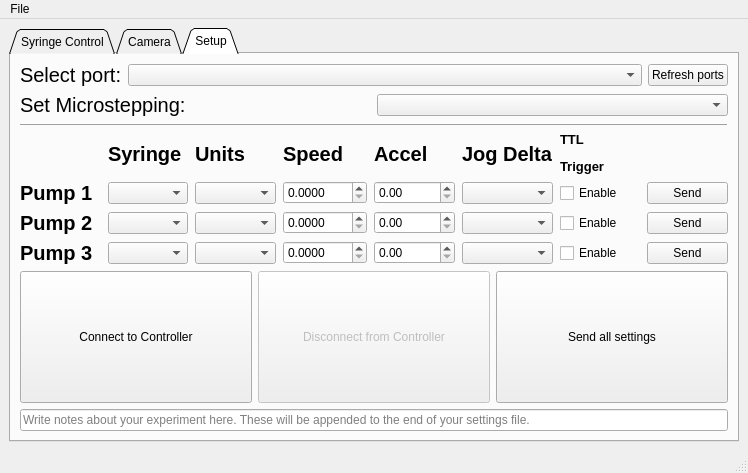
<?xml version="1.0" encoding="UTF-8"?>
<ui version="4.0">
 <class>MainWindow</class>
 <widget class="QMainWindow" name="MainWindow">
  <property name="geometry">
   <rect>
    <x>0</x>
    <y>0</y>
    <width>748</width>
    <height>473</height>
   </rect>
  </property>
  <property name="windowTitle">
   <string>Poseidon Controller</string>
  </property>
  <widget class="QWidget" name="centralwidget">
   <layout class="QVBoxLayout" name="verticalLayout">
    <item>
     <widget class="QTabWidget" name="tabWidget">
      <property name="focusPolicy">
       <enum>Qt::TabFocus</enum>
      </property>
      <property name="acceptDrops">
       <bool>false</bool>
      </property>
      <property name="tabPosition">
       <enum>QTabWidget::North</enum>
      </property>
      <property name="tabShape">
       <enum>QTabWidget::Triangular</enum>
      </property>
      <property name="currentIndex">
       <number>2</number>
      </property>
      <property name="iconSize">
       <size>
        <width>16</width>
        <height>16</height>
       </size>
      </property>
      <property name="movable">
       <bool>false</bool>
      </property>
      <widget class="QWidget" name="control">
       <attribute name="title">
        <string>Syringe Control</string>
       </attribute>
       <layout class="QHBoxLayout" name="horizontalLayout_10">
        <item>
         <layout class="QHBoxLayout" name="horizontalLayout_3">
          <item>
           <layout class="QVBoxLayout" name="verticalLayout_9">
            <item>
             <layout class="QGridLayout" name="gridLayout_6">
              <item row="0" column="2">
               <widget class="Line" name="line_4">
                <property name="frameShadow">
                 <enum>QFrame::Raised</enum>
                </property>
                <property name="lineWidth">
                 <number>3</number>
                </property>
                <property name="orientation">
                 <enum>Qt::Vertical</enum>
                </property>
               </widget>
              </item>
              <item row="0" column="0">
               <widget class="QLabel" name="label">
                <property name="font">
                 <font>
                  <pointsize>15</pointsize>
                  <weight>75</weight>
                  <bold>true</bold>
                 </font>
                </property>
                <property name="text">
                 <string/>
                </property>
                <property name="alignment">
                 <set>Qt::AlignCenter</set>
                </property>
               </widget>
              </item>
              <item row="2" column="3">
               <widget class="QLCDNumber" name="p2_incremental_DISP">
                <property name="frameShape">
                 <enum>QFrame::Panel</enum>
                </property>
                <property name="frameShadow">
                 <enum>QFrame::Sunken</enum>
                </property>
                <property name="digitCount">
                 <number>5</number>
                </property>
               </widget>
              </item>
              <item row="3" column="4">
               <widget class="QLCDNumber" name="p3_remain_DISP">
                <property name="frameShape">
                 <enum>QFrame::Panel</enum>
                </property>
                <property name="frameShadow">
                 <enum>QFrame::Sunken</enum>
                </property>
                <property name="digitCount">
                 <number>5</number>
                </property>
               </widget>
              </item>
              <item row="0" column="3">
               <layout class="QHBoxLayout" name="horizontalLayout_12">
                <item>
                 <widget class="QCheckBox" name="p2_activate_CHECKBOX">
                  <property name="sizePolicy">
                   <sizepolicy hsizetype="Maximum" vsizetype="Fixed">
                    <horstretch>0</horstretch>
                    <verstretch>0</verstretch>
                   </sizepolicy>
                  </property>
                  <property name="text">
                   <string/>
                  </property>
                 </widget>
                </item>
                <item>
                 <widget class="QLabel" name="label_6">
                  <property name="font">
                   <font>
                    <pointsize>15</pointsize>
                    <weight>75</weight>
                    <bold>true</bold>
                   </font>
                  </property>
                  <property name="text">
                   <string>Pump 2</string>
                  </property>
                  <property name="alignment">
                   <set>Qt::AlignCenter</set>
                  </property>
                 </widget>
                </item>
               </layout>
              </item>
              <item row="2" column="0">
               <widget class="QLabel" name="label_56">
                <property name="font">
                 <font>
                  <pointsize>15</pointsize>
                 </font>
                </property>
                <property name="text">
                 <string>Incremental</string>
                </property>
                <property name="alignment">
                 <set>Qt::AlignCenter</set>
                </property>
               </widget>
              </item>
              <item row="2" column="4">
               <widget class="QLCDNumber" name="p3_incremental_DISP">
                <property name="frameShape">
                 <enum>QFrame::Panel</enum>
                </property>
                <property name="frameShadow">
                 <enum>QFrame::Sunken</enum>
                </property>
                <property name="digitCount">
                 <number>5</number>
                </property>
               </widget>
              </item>
              <item row="0" column="1">
               <layout class="QHBoxLayout" name="horizontalLayout_14">
                <item>
                 <widget class="QCheckBox" name="p1_activate_CHECKBOX">
                  <property name="sizePolicy">
                   <sizepolicy hsizetype="Maximum" vsizetype="Fixed">
                    <horstretch>0</horstretch>
                    <verstretch>0</verstretch>
                   </sizepolicy>
                  </property>
                  <property name="text">
                   <string/>
                  </property>
                 </widget>
                </item>
                <item>
                 <widget class="QLabel" name="label_8">
                  <property name="font">
                   <font>
                    <pointsize>15</pointsize>
                    <weight>75</weight>
                    <bold>true</bold>
                   </font>
                  </property>
                  <property name="text">
                   <string>Pump 1</string>
                  </property>
                  <property name="alignment">
                   <set>Qt::AlignCenter</set>
                  </property>
                 </widget>
                </item>
               </layout>
              </item>
              <item row="3" column="0">
               <widget class="QLabel" name="label_57">
                <property name="font">
                 <font>
                  <pointsize>15</pointsize>
                 </font>
                </property>
                <property name="text">
                 <string>Remain</string>
                </property>
                <property name="alignment">
                 <set>Qt::AlignCenter</set>
                </property>
               </widget>
              </item>
              <item row="1" column="3">
               <widget class="QLCDNumber" name="p2_absolute_DISP">
                <property name="frameShape">
                 <enum>QFrame::Panel</enum>
                </property>
                <property name="frameShadow">
                 <enum>QFrame::Sunken</enum>
                </property>
                <property name="digitCount">
                 <number>5</number>
                </property>
               </widget>
              </item>
              <item row="3" column="1">
               <widget class="QLCDNumber" name="p1_remain_DISP">
                <property name="frameShape">
                 <enum>QFrame::Panel</enum>
                </property>
                <property name="frameShadow">
                 <enum>QFrame::Sunken</enum>
                </property>
                <property name="digitCount">
                 <number>5</number>
                </property>
               </widget>
              </item>
              <item row="2" column="1">
               <widget class="QLCDNumber" name="p1_incremental_DISP">
                <property name="frameShape">
                 <enum>QFrame::Panel</enum>
                </property>
                <property name="frameShadow">
                 <enum>QFrame::Sunken</enum>
                </property>
                <property name="digitCount">
                 <number>5</number>
                </property>
               </widget>
              </item>
              <item row="1" column="0">
               <widget class="QLabel" name="label_58">
                <property name="font">
                 <font>
                  <pointsize>15</pointsize>
                 </font>
                </property>
                <property name="text">
                 <string>Absolute</string>
                </property>
                <property name="alignment">
                 <set>Qt::AlignCenter</set>
                </property>
               </widget>
              </item>
              <item row="1" column="4">
               <widget class="QLCDNumber" name="p3_absolute_DISP">
                <property name="frameShape">
                 <enum>QFrame::Panel</enum>
                </property>
                <property name="frameShadow">
                 <enum>QFrame::Sunken</enum>
                </property>
                <property name="digitCount">
                 <number>5</number>
                </property>
               </widget>
              </item>
              <item row="3" column="3">
               <widget class="QLCDNumber" name="p2_remain_DISP">
                <property name="frameShape">
                 <enum>QFrame::Panel</enum>
                </property>
                <property name="frameShadow">
                 <enum>QFrame::Sunken</enum>
                </property>
                <property name="digitCount">
                 <number>5</number>
                </property>
               </widget>
              </item>
              <item row="0" column="4">
               <layout class="QHBoxLayout" name="horizontalLayout_13">
                <item>
                 <widget class="Line" name="line_5">
                  <property name="frameShadow">
                   <enum>QFrame::Raised</enum>
                  </property>
                  <property name="lineWidth">
                   <number>3</number>
                  </property>
                  <property name="orientation">
                   <enum>Qt::Vertical</enum>
                  </property>
                 </widget>
                </item>
                <item>
                 <widget class="QCheckBox" name="p3_activate_CHECKBOX">
                  <property name="sizePolicy">
                   <sizepolicy hsizetype="Maximum" vsizetype="Fixed">
                    <horstretch>0</horstretch>
                    <verstretch>0</verstretch>
                   </sizepolicy>
                  </property>
                  <property name="text">
                   <string/>
                  </property>
                 </widget>
                </item>
                <item>
                 <widget class="QLabel" name="label_25">
                  <property name="font">
                   <font>
                    <pointsize>15</pointsize>
                    <weight>75</weight>
                    <bold>true</bold>
                   </font>
                  </property>
                  <property name="text">
                   <string>Pump 3</string>
                  </property>
                  <property name="alignment">
                   <set>Qt::AlignCenter</set>
                  </property>
                 </widget>
                </item>
               </layout>
              </item>
              <item row="1" column="1">
               <widget class="QLCDNumber" name="p1_absolute_DISP">
                <property name="frameShape">
                 <enum>QFrame::Panel</enum>
                </property>
                <property name="frameShadow">
                 <enum>QFrame::Sunken</enum>
                </property>
                <property name="digitCount">
                 <number>4</number>
                </property>
               </widget>
              </item>
             </layout>
            </item>
            <item>
             <widget class="Line" name="line_3">
              <property name="frameShadow">
               <enum>QFrame::Raised</enum>
              </property>
              <property name="lineWidth">
               <number>2</number>
              </property>
              <property name="orientation">
               <enum>Qt::Horizontal</enum>
              </property>
             </widget>
            </item>
            <item>
             <layout class="QGridLayout" name="gridLayout_3">
              <item row="3" column="3">
               <layout class="QHBoxLayout" name="horizontalLayout_8">
                <item>
                 <layout class="QHBoxLayout" name="horizontalLayout_9">
                  <item>
                   <widget class="QDoubleSpinBox" name="p2_amount_INPUT">
                    <property name="decimals">
                     <number>3</number>
                    </property>
                    <property name="minimum">
                     <double>-99.000000000000000</double>
                    </property>
                   </widget>
                  </item>
                 </layout>
                </item>
                <item>
                 <widget class="QLabel" name="p2_units_LABEL_2">
                  <property name="text">
                   <string>[units]</string>
                  </property>
                  <property name="alignment">
                   <set>Qt::AlignCenter</set>
                  </property>
                 </widget>
                </item>
               </layout>
              </item>
              <item row="4" column="3">
               <layout class="QHBoxLayout" name="horizontalLayout_15">
                <item>
                 <layout class="QHBoxLayout" name="horizontalLayout_16">
                  <item>
                   <widget class="QDoubleSpinBox" name="p3_amount_INPUT">
                    <property name="decimals">
                     <number>3</number>
                    </property>
                    <property name="minimum">
                     <double>-99.000000000000000</double>
                    </property>
                   </widget>
                  </item>
                 </layout>
                </item>
                <item>
                 <widget class="QLabel" name="p3_units_LABEL_2">
                  <property name="text">
                   <string>[units]</string>
                  </property>
                  <property name="alignment">
                   <set>Qt::AlignCenter</set>
                  </property>
                 </widget>
                </item>
               </layout>
              </item>
              <item row="2" column="3">
               <layout class="QHBoxLayout" name="horizontalLayout">
                <item>
                 <layout class="QHBoxLayout" name="horizontalLayout_6">
                  <item>
                   <widget class="QDoubleSpinBox" name="p1_amount_INPUT">
                    <property name="decimals">
                     <number>3</number>
                    </property>
                    <property name="minimum">
                     <double>-99.000000000000000</double>
                    </property>
                   </widget>
                  </item>
                 </layout>
                </item>
                <item>
                 <widget class="QLabel" name="p1_units_LABEL_2">
                  <property name="text">
                   <string>[units]</string>
                  </property>
                  <property name="alignment">
                   <set>Qt::AlignCenter</set>
                  </property>
                 </widget>
                </item>
               </layout>
              </item>
              <item row="1" column="0">
               <widget class="QLabel" name="label_23">
                <property name="font">
                 <font>
                  <pointsize>15</pointsize>
                  <weight>75</weight>
                  <italic>false</italic>
                  <bold>true</bold>
                  <underline>false</underline>
                 </font>
                </property>
                <property name="text">
                 <string/>
                </property>
                <property name="alignment">
                 <set>Qt::AlignCenter</set>
                </property>
               </widget>
              </item>
              <item row="3" column="0">
               <widget class="QLabel" name="label_14">
                <property name="font">
                 <font>
                  <pointsize>15</pointsize>
                  <weight>75</weight>
                  <bold>true</bold>
                 </font>
                </property>
                <property name="text">
                 <string>Pump 2</string>
                </property>
                <property name="alignment">
                 <set>Qt::AlignCenter</set>
                </property>
               </widget>
              </item>
              <item row="4" column="0">
               <widget class="QLabel" name="label_15">
                <property name="font">
                 <font>
                  <pointsize>15</pointsize>
                  <weight>75</weight>
                  <bold>true</bold>
                 </font>
                </property>
                <property name="text">
                 <string>Pump 3</string>
                </property>
                <property name="alignment">
                 <set>Qt::AlignCenter</set>
                </property>
               </widget>
              </item>
              <item row="1" column="2">
               <widget class="QLabel" name="label_24">
                <property name="font">
                 <font>
                  <pointsize>15</pointsize>
                  <weight>75</weight>
                  <italic>false</italic>
                  <bold>true</bold>
                  <underline>false</underline>
                 </font>
                </property>
                <property name="text">
                 <string>Speed</string>
                </property>
                <property name="alignment">
                 <set>Qt::AlignCenter</set>
                </property>
               </widget>
              </item>
              <item row="2" column="2">
               <widget class="QLabel" name="p1_units_LABEL">
                <property name="text">
                 <string>[units]</string>
                </property>
                <property name="alignment">
                 <set>Qt::AlignCenter</set>
                </property>
               </widget>
              </item>
              <item row="4" column="1">
               <widget class="QLabel" name="p3_syringe_LABEL">
                <property name="text">
                 <string>syringe</string>
                </property>
                <property name="alignment">
                 <set>Qt::AlignCenter</set>
                </property>
               </widget>
              </item>
              <item row="3" column="2">
               <widget class="QLabel" name="p2_units_LABEL">
                <property name="text">
                 <string>[units]</string>
                </property>
                <property name="alignment">
                 <set>Qt::AlignCenter</set>
                </property>
               </widget>
              </item>
              <item row="2" column="0">
               <widget class="QLabel" name="label_13">
                <property name="font">
                 <font>
                  <pointsize>15</pointsize>
                  <weight>75</weight>
                  <bold>true</bold>
                 </font>
                </property>
                <property name="text">
                 <string>Pump 1</string>
                </property>
                <property name="alignment">
                 <set>Qt::AlignCenter</set>
                </property>
               </widget>
              </item>
              <item row="1" column="1">
               <widget class="QLabel" name="label_27">
                <property name="font">
                 <font>
                  <pointsize>15</pointsize>
                  <weight>75</weight>
                  <italic>false</italic>
                  <bold>true</bold>
                  <underline>false</underline>
                 </font>
                </property>
                <property name="text">
                 <string>Syringe</string>
                </property>
                <property name="alignment">
                 <set>Qt::AlignCenter</set>
                </property>
               </widget>
              </item>
              <item row="4" column="2">
               <widget class="QLabel" name="p3_units_LABEL">
                <property name="text">
                 <string>[units]</string>
                </property>
                <property name="alignment">
                 <set>Qt::AlignCenter</set>
                </property>
               </widget>
              </item>
              <item row="3" column="1">
               <widget class="QLabel" name="p2_syringe_LABEL">
                <property name="text">
                 <string>syringe</string>
                </property>
                <property name="alignment">
                 <set>Qt::AlignCenter</set>
                </property>
               </widget>
              </item>
              <item row="2" column="1">
               <widget class="QLabel" name="p1_syringe_LABEL">
                <property name="text">
                 <string>syringe</string>
                </property>
                <property name="alignment">
                 <set>Qt::AlignCenter</set>
                </property>
               </widget>
              </item>
              <item row="1" column="3">
               <widget class="QLabel" name="label_10">
                <property name="font">
                 <font>
                  <pointsize>15</pointsize>
                  <weight>75</weight>
                  <italic>false</italic>
                  <bold>true</bold>
                  <underline>false</underline>
                 </font>
                </property>
                <property name="text">
                 <string>Amount </string>
                </property>
                <property name="alignment">
                 <set>Qt::AlignCenter</set>
                </property>
               </widget>
              </item>
             </layout>
            </item>
           </layout>
          </item>
          <item>
           <widget class="Line" name="line">
            <property name="frameShadow">
             <enum>QFrame::Raised</enum>
            </property>
            <property name="lineWidth">
             <number>2</number>
            </property>
            <property name="orientation">
             <enum>Qt::Vertical</enum>
            </property>
           </widget>
          </item>
          <item>
           <layout class="QVBoxLayout" name="verticalLayout_2">
            <item>
             <layout class="QHBoxLayout" name="horizontalLayout_11">
              <item>
               <widget class="QPushButton" name="run_BTN">
                <property name="sizePolicy">
                 <sizepolicy hsizetype="Minimum" vsizetype="Minimum">
                  <horstretch>0</horstretch>
                  <verstretch>0</verstretch>
                 </sizepolicy>
                </property>
                <property name="font">
                 <font>
                  <weight>75</weight>
                  <bold>true</bold>
                 </font>
                </property>
                <property name="text">
                 <string>Run</string>
                </property>
               </widget>
              </item>
              <item>
               <widget class="QPushButton" name="pause_BTN">
                <property name="sizePolicy">
                 <sizepolicy hsizetype="Minimum" vsizetype="Minimum">
                  <horstretch>0</horstretch>
                  <verstretch>0</verstretch>
                 </sizepolicy>
                </property>
                <property name="text">
                 <string>Pause</string>
                </property>
               </widget>
              </item>
              <item>
               <widget class="QPushButton" name="zero_BTN">
                <property name="sizePolicy">
                 <sizepolicy hsizetype="Minimum" vsizetype="Minimum">
                  <horstretch>0</horstretch>
                  <verstretch>0</verstretch>
                 </sizepolicy>
                </property>
                <property name="text">
                 <string>Zero</string>
                </property>
               </widget>
              </item>
             </layout>
            </item>
            <item>
             <widget class="QPushButton" name="stop_BTN">
              <property name="sizePolicy">
               <sizepolicy hsizetype="Minimum" vsizetype="Minimum">
                <horstretch>0</horstretch>
                <verstretch>0</verstretch>
               </sizepolicy>
              </property>
              <property name="font">
               <font>
                <weight>75</weight>
                <bold>true</bold>
               </font>
              </property>
              <property name="text">
               <string>STOP</string>
              </property>
             </widget>
            </item>
            <item>
             <widget class="Line" name="line_2">
              <property name="frameShadow">
               <enum>QFrame::Raised</enum>
              </property>
              <property name="lineWidth">
               <number>2</number>
              </property>
              <property name="orientation">
               <enum>Qt::Horizontal</enum>
              </property>
             </widget>
            </item>
            <item>
             <layout class="QHBoxLayout" name="horizontalLayout_4">
              <item>
               <layout class="QVBoxLayout" name="verticalLayout_12">
                <item>
                 <widget class="QPushButton" name="jog_plus_BTN">
                  <property name="sizePolicy">
                   <sizepolicy hsizetype="Minimum" vsizetype="Minimum">
                    <horstretch>0</horstretch>
                    <verstretch>0</verstretch>
                   </sizepolicy>
                  </property>
                  <property name="text">
                   <string>Jog +</string>
                  </property>
                 </widget>
                </item>
                <item>
                 <widget class="QPushButton" name="jog_minus_BTN">
                  <property name="sizePolicy">
                   <sizepolicy hsizetype="Minimum" vsizetype="Minimum">
                    <horstretch>0</horstretch>
                    <verstretch>0</verstretch>
                   </sizepolicy>
                  </property>
                  <property name="text">
                   <string>Jog -</string>
                  </property>
                 </widget>
                </item>
               </layout>
              </item>
              <item>
               <widget class="Line" name="line_15">
                <property name="frameShadow">
                 <enum>QFrame::Raised</enum>
                </property>
                <property name="lineWidth">
                 <number>2</number>
                </property>
                <property name="orientation">
                 <enum>Qt::Vertical</enum>
                </property>
               </widget>
              </item>
              <item>
               <layout class="QVBoxLayout" name="verticalLayout_3">
                <item>
                 <widget class="QLabel" name="label_43">
                  <property name="sizePolicy">
                   <sizepolicy hsizetype="Preferred" vsizetype="Maximum">
                    <horstretch>0</horstretch>
                    <verstretch>0</verstretch>
                   </sizepolicy>
                  </property>
                  <property name="font">
                   <font>
                    <pointsize>15</pointsize>
                    <weight>75</weight>
                    <bold>true</bold>
                   </font>
                  </property>
                  <property name="text">
                   <string>Coord.</string>
                  </property>
                  <property name="alignment">
                   <set>Qt::AlignCenter</set>
                  </property>
                 </widget>
                </item>
                <item>
                 <widget class="QRadioButton" name="absolute_RADIO">
                  <property name="font">
                   <font>
                    <pointsize>15</pointsize>
                   </font>
                  </property>
                  <property name="text">
                   <string>Abs.</string>
                  </property>
                  <property name="checked">
                   <bool>true</bool>
                  </property>
                 </widget>
                </item>
                <item>
                 <widget class="QRadioButton" name="incremental_RADIO">
                  <property name="font">
                   <font>
                    <pointsize>15</pointsize>
                   </font>
                  </property>
                  <property name="text">
                   <string>Incr.</string>
                  </property>
                 </widget>
                </item>
               </layout>
              </item>
             </layout>
            </item>
           </layout>
          </item>
         </layout>
        </item>
       </layout>
      </widget>
      <widget class="QWidget" name="camera">
       <attribute name="title">
        <string>Camera</string>
       </attribute>
       <layout class="QVBoxLayout" name="verticalLayout_11">
        <item>
         <widget class="QLabel" name="imgLabel">
          <property name="sizePolicy">
           <sizepolicy hsizetype="Preferred" vsizetype="MinimumExpanding">
            <horstretch>0</horstretch>
            <verstretch>0</verstretch>
           </sizepolicy>
          </property>
          <property name="text">
           <string/>
          </property>
          <property name="alignment">
           <set>Qt::AlignCenter</set>
          </property>
         </widget>
        </item>
        <item>
         <layout class="QVBoxLayout" name="verticalLayout_10">
          <item>
           <layout class="QHBoxLayout" name="horizontalLayout_5">
            <item>
             <widget class="QPushButton" name="camera_connect_BTN">
              <property name="sizePolicy">
               <sizepolicy hsizetype="Minimum" vsizetype="Maximum">
                <horstretch>0</horstretch>
                <verstretch>0</verstretch>
               </sizepolicy>
              </property>
              <property name="text">
               <string>Connect</string>
              </property>
             </widget>
            </item>
            <item>
             <widget class="QPushButton" name="camera_disconnect_BTN">
              <property name="sizePolicy">
               <sizepolicy hsizetype="Minimum" vsizetype="Maximum">
                <horstretch>0</horstretch>
                <verstretch>0</verstretch>
               </sizepolicy>
              </property>
              <property name="text">
               <string>Disconnect</string>
              </property>
             </widget>
            </item>
            <item>
             <widget class="QPushButton" name="camera_capture_image_BTN">
              <property name="sizePolicy">
               <sizepolicy hsizetype="Minimum" vsizetype="Maximum">
                <horstretch>0</horstretch>
                <verstretch>0</verstretch>
               </sizepolicy>
              </property>
              <property name="text">
               <string>Capture Image</string>
              </property>
             </widget>
            </item>
           </layout>
          </item>
         </layout>
        </item>
       </layout>
      </widget>
      <widget class="QWidget" name="setup">
       <attribute name="title">
        <string>Setup</string>
       </attribute>
       <layout class="QVBoxLayout" name="verticalLayout_14">
        <item>
         <layout class="QHBoxLayout" name="horizontalLayout_2">
          <item>
           <widget class="QLabel" name="label_7">
            <property name="sizePolicy">
             <sizepolicy hsizetype="Maximum" vsizetype="Preferred">
              <horstretch>0</horstretch>
              <verstretch>0</verstretch>
             </sizepolicy>
            </property>
            <property name="font">
             <font>
              <pointsize>15</pointsize>
             </font>
            </property>
            <property name="text">
             <string>Select port:</string>
            </property>
           </widget>
          </item>
          <item>
           <widget class="QComboBox" name="port_DROPDOWN"/>
          </item>
          <item>
           <widget class="QPushButton" name="refresh_ports_BTN">
            <property name="sizePolicy">
             <sizepolicy hsizetype="Maximum" vsizetype="Fixed">
              <horstretch>0</horstretch>
              <verstretch>0</verstretch>
             </sizepolicy>
            </property>
            <property name="text">
             <string>Refresh ports</string>
            </property>
           </widget>
          </item>
         </layout>
        </item>
        <item>
         <layout class="QHBoxLayout" name="horizontalLayout_17">
          <item>
           <widget class="QLabel" name="label_5">
            <property name="font">
             <font>
              <pointsize>15</pointsize>
             </font>
            </property>
            <property name="text">
             <string>Set Microstepping:</string>
            </property>
           </widget>
          </item>
          <item>
           <widget class="QComboBox" name="microstepping_DROPDOWN"/>
          </item>
         </layout>
        </item>
        <item>
         <widget class="Line" name="line_6">
          <property name="frameShadow">
           <enum>QFrame::Raised</enum>
          </property>
          <property name="orientation">
           <enum>Qt::Horizontal</enum>
          </property>
         </widget>
        </item>
        <item>
         <layout class="QVBoxLayout" name="verticalLayout_13">
          <item>
           <layout class="QGridLayout" name="gridLayout">
            <property name="horizontalSpacing">
             <number>7</number>
            </property>
            <item row="0" column="4">
             <widget class="QLabel" name="label_19">
              <property name="font">
               <font>
                <pointsize>15</pointsize>
                <weight>75</weight>
                <bold>true</bold>
               </font>
              </property>
              <property name="text">
               <string>Accel</string>
              </property>
             </widget>
            </item>
            <item row="0" column="3">
             <widget class="QLabel" name="label_18">
              <property name="font">
               <font>
                <pointsize>15</pointsize>
                <weight>75</weight>
                <bold>true</bold>
               </font>
              </property>
              <property name="text">
               <string>Speed</string>
              </property>
             </widget>
            </item>
            <item row="1" column="1">
             <widget class="QComboBox" name="p1_syringe_DROPDOWN"/>
            </item>
            <item row="0" column="1">
             <widget class="QLabel" name="label_16">
              <property name="font">
               <font>
                <pointsize>15</pointsize>
                <weight>75</weight>
                <bold>true</bold>
               </font>
              </property>
              <property name="text">
               <string>Syringe</string>
              </property>
             </widget>
            </item>
            <item row="0" column="2">
             <widget class="QLabel" name="label_17">
              <property name="font">
               <font>
                <pointsize>15</pointsize>
                <weight>75</weight>
                <bold>true</bold>
               </font>
              </property>
              <property name="text">
               <string>Units</string>
              </property>
             </widget>
            </item>
            <item row="1" column="0">
             <widget class="QLabel" name="label_2">
              <property name="font">
               <font>
                <pointsize>15</pointsize>
                <weight>75</weight>
                <bold>true</bold>
               </font>
              </property>
              <property name="text">
               <string>Pump 1</string>
              </property>
             </widget>
            </item>
            <item row="1" column="4">
             <widget class="QDoubleSpinBox" name="p1_accel_INPUT">
              <property name="maximum">
               <double>99999.990000000005239</double>
              </property>
             </widget>
            </item>
            <item row="2" column="0">
             <widget class="QLabel" name="label_3">
              <property name="font">
               <font>
                <pointsize>15</pointsize>
                <weight>75</weight>
                <bold>true</bold>
               </font>
              </property>
              <property name="text">
               <string>Pump 2</string>
              </property>
             </widget>
            </item>
            <item row="2" column="2">
             <widget class="QComboBox" name="p2_units_DROPDOWN"/>
            </item>
            <item row="1" column="7">
             <widget class="QPushButton" name="p1_setup_send_BTN">
              <property name="text">
               <string>Send</string>
              </property>
             </widget>
            </item>
            <item row="3" column="0">
             <widget class="QLabel" name="label_4">
              <property name="font">
               <font>
                <pointsize>15</pointsize>
                <weight>75</weight>
                <bold>true</bold>
               </font>
              </property>
              <property name="text">
               <string>Pump 3</string>
              </property>
             </widget>
            </item>
            <item row="3" column="1">
             <widget class="QComboBox" name="p3_syringe_DROPDOWN"/>
            </item>
            <item row="1" column="2">
             <widget class="QComboBox" name="p1_units_DROPDOWN"/>
            </item>
            <item row="1" column="5">
             <widget class="QComboBox" name="p1_setup_jog_delta_INPUT"/>
            </item>
            <item row="2" column="7">
             <widget class="QPushButton" name="p2_setup_send_BTN">
              <property name="text">
               <string>Send</string>
              </property>
             </widget>
            </item>
            <item row="3" column="2">
             <widget class="QComboBox" name="p3_units_DROPDOWN"/>
            </item>
            <item row="1" column="3">
             <widget class="QDoubleSpinBox" name="p1_speed_INPUT">
              <property name="decimals">
               <number>4</number>
              </property>
              <property name="maximum">
               <double>9999.998999999999796</double>
              </property>
             </widget>
            </item>
            <item row="3" column="3">
             <widget class="QDoubleSpinBox" name="p3_speed_INPUT">
              <property name="decimals">
               <number>4</number>
              </property>
              <property name="maximum">
               <double>9999.998999999999796</double>
              </property>
             </widget>
            </item>
            <item row="2" column="3">
             <widget class="QDoubleSpinBox" name="p2_speed_INPUT">
              <property name="decimals">
               <number>4</number>
              </property>
              <property name="maximum">
               <double>9999.998999999999796</double>
              </property>
             </widget>
            </item>
            <item row="2" column="5">
             <widget class="QComboBox" name="p2_setup_jog_delta_INPUT"/>
            </item>
            <item row="3" column="4">
             <widget class="QDoubleSpinBox" name="p3_accel_INPUT">
              <property name="maximum">
               <double>99999.990000000005239</double>
              </property>
             </widget>
            </item>
            <item row="2" column="1">
             <widget class="QComboBox" name="p2_syringe_DROPDOWN"/>
            </item>
            <item row="3" column="5">
             <widget class="QComboBox" name="p3_setup_jog_delta_INPUT"/>
            </item>
            <item row="3" column="7">
             <widget class="QPushButton" name="p3_setup_send_BTN">
              <property name="text">
               <string>Send</string>
              </property>
             </widget>
            </item>
            <item row="2" column="4">
             <widget class="QDoubleSpinBox" name="p2_accel_INPUT">
              <property name="maximum">
               <double>99999.990000000005239</double>
              </property>
             </widget>
            </item>
            <item row="0" column="6">
             <widget class="QLabel" name="TTLSettingLabel">
              <property name="font">
               <font>
                <pointsize>10</pointsize>
                <weight>75</weight>
                <bold>true</bold>
               </font>
              </property>
              <property name="text">
               <string>&lt;html&gt;&lt;head/&gt;&lt;body&gt;&lt;p&gt;TTL&lt;/p&gt;&lt;p&gt;Trigger&lt;/p&gt;&lt;/body&gt;&lt;/html&gt;</string>
              </property>
              <property name="wordWrap">
               <bool>false</bool>
              </property>
             </widget>
            </item>
            <item row="1" column="6">
             <widget class="QCheckBox" name="TTL1">
              <property name="text">
               <string>Enable</string>
              </property>
             </widget>
            </item>
            <item row="2" column="6">
             <widget class="QCheckBox" name="TTL2">
              <property name="text">
               <string>Enable</string>
              </property>
             </widget>
            </item>
            <item row="3" column="6">
             <widget class="QCheckBox" name="TTL3">
              <property name="text">
               <string>Enable</string>
              </property>
             </widget>
            </item>
            <item row="0" column="5">
             <widget class="QLabel" name="label_20">
              <property name="font">
               <font>
                <pointsize>15</pointsize>
                <weight>75</weight>
                <bold>true</bold>
               </font>
              </property>
              <property name="text">
               <string>Jog Delta</string>
              </property>
             </widget>
            </item>
           </layout>
          </item>
          <item>
           <layout class="QHBoxLayout" name="horizontalLayout_7">
            <item>
             <widget class="QPushButton" name="connect_BTN">
              <property name="sizePolicy">
               <sizepolicy hsizetype="Minimum" vsizetype="Minimum">
                <horstretch>0</horstretch>
                <verstretch>0</verstretch>
               </sizepolicy>
              </property>
              <property name="text">
               <string>Connect to Controller</string>
              </property>
             </widget>
            </item>
            <item>
             <widget class="QPushButton" name="disconnect_BTN">
              <property name="enabled">
               <bool>false</bool>
              </property>
              <property name="sizePolicy">
               <sizepolicy hsizetype="Minimum" vsizetype="Minimum">
                <horstretch>0</horstretch>
                <verstretch>0</verstretch>
               </sizepolicy>
              </property>
              <property name="text">
               <string>Disconnect from Controller</string>
              </property>
             </widget>
            </item>
            <item>
             <widget class="QPushButton" name="send_all_BTN">
              <property name="sizePolicy">
               <sizepolicy hsizetype="Minimum" vsizetype="Minimum">
                <horstretch>0</horstretch>
                <verstretch>0</verstretch>
               </sizepolicy>
              </property>
              <property name="acceptDrops">
               <bool>true</bool>
              </property>
              <property name="text">
               <string>Send all settings</string>
              </property>
             </widget>
            </item>
           </layout>
          </item>
         </layout>
        </item>
        <item>
         <widget class="QLineEdit" name="experiment_notes">
          <property name="placeholderText">
           <string>Write notes about your experiment here. These will be appended to the end of your settings file.</string>
          </property>
         </widget>
        </item>
       </layout>
      </widget>
     </widget>
    </item>
   </layout>
  </widget>
  <widget class="QStatusBar" name="status_bar_DISP"/>
  <widget class="QMenuBar" name="menuBar">
   <property name="geometry">
    <rect>
     <x>0</x>
     <y>0</y>
     <width>748</width>
     <height>22</height>
    </rect>
   </property>
   <property name="nativeMenuBar">
    <bool>false</bool>
   </property>
   <widget class="QMenu" name="menuFile">
    <property name="title">
     <string>File</string>
    </property>
    <addaction name="load_settings_BTN"/>
    <addaction name="save_settings_BTN"/>
   </widget>
   <addaction name="menuFile"/>
  </widget>
  <action name="load_settings_INPUT">
   <property name="text">
    <string>Load settings</string>
   </property>
  </action>
  <action name="save_settings_INPUT">
   <property name="text">
    <string>Save settings</string>
   </property>
  </action>
  <action name="load_settings_BTN">
   <property name="text">
    <string>Load settings</string>
   </property>
  </action>
  <action name="save_settings_BTN">
   <property name="text">
    <string>Save settings</string>
   </property>
  </action>
 </widget>
 <resources/>
 <connections/>
</ui>
